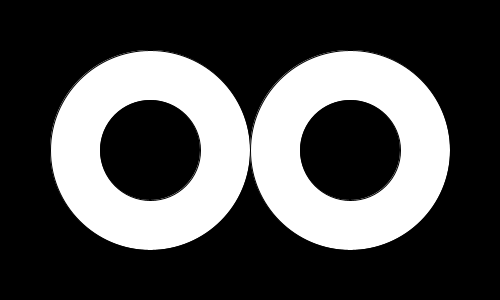
Frame 1 (no input)
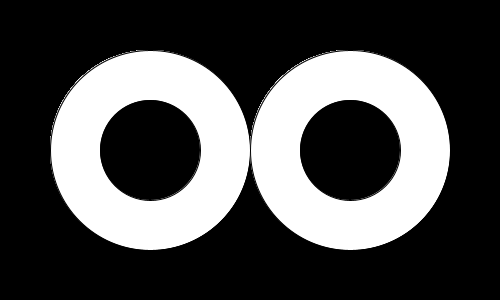
Frame 60 (the mouse pressed at the canvas centre just before this capture)
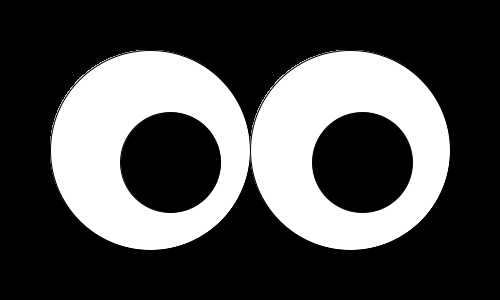
Frame 120 (the mouse held since frame 60 and released just before this capture)

The Processing sketch that drew these frames (run headless with seeded random() and noise(); from frame 60 on, the mouse is pressed at the canvas centre):

// Processing sketch: processing_98477
// ── processing_98477.pde

void setup () {
  size(500, 300);
  background(0);
}
 
void draw() {
  float a = map(mouseX, 0, 600, 150, 200);
  float b = map(mouseX, 0, 600, 350, 380);
  float c = map(mouseY, 0, 600, 150, 200);
 
ellipseMode(CENTER);
 
    //left eye
    stroke(0);
    fill(255);
    ellipse(150, 150, 200, 200);
    
    //right eye
    stroke(0);
    fill(255);
    ellipse(350, 150, 200, 200);
 
    //left pupil
    fill(0);
    ellipse(a, c, 100, 100);
 
    //right pupil
    fill(0);
    ellipse(b, c, 100, 100);
  }
